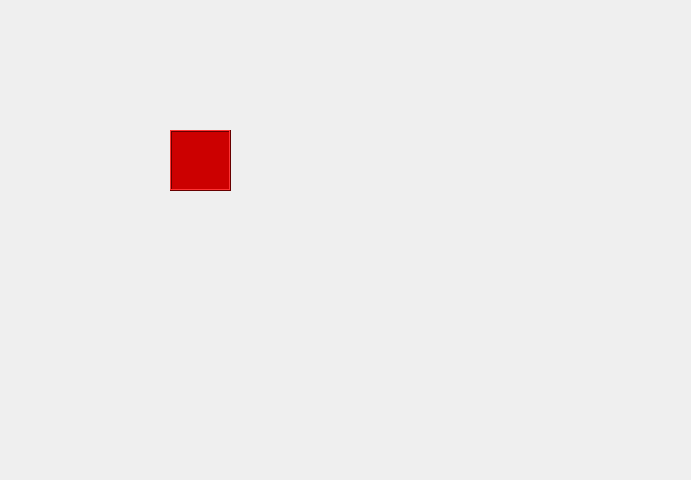
<?xml version="1.0" encoding="UTF-8"?>
<ui version="4.0">
 <class>Dialog</class>
 <widget class="QDialog" name="Dialog">
  <property name="geometry">
   <rect>
    <x>0</x>
    <y>0</y>
    <width>691</width>
    <height>480</height>
   </rect>
  </property>
  <property name="windowTitle">
   <string>鼠标事件测试</string>
  </property>
  <widget class="QLabel" name="label">
   <property name="geometry">
    <rect>
     <x>170</x>
     <y>130</y>
     <width>61</width>
     <height>61</height>
    </rect>
   </property>
   <property name="palette">
    <palette>
     <active>
      <colorrole role="WindowText">
       <brush brushstyle="SolidPattern">
        <color alpha="255">
         <red>0</red>
         <green>0</green>
         <blue>0</blue>
        </color>
       </brush>
      </colorrole>
      <colorrole role="Button">
       <brush brushstyle="SolidPattern">
        <color alpha="255">
         <red>204</red>
         <green>0</green>
         <blue>0</blue>
        </color>
       </brush>
      </colorrole>
      <colorrole role="Light">
       <brush brushstyle="SolidPattern">
        <color alpha="255">
         <red>255</red>
         <green>51</green>
         <blue>51</blue>
        </color>
       </brush>
      </colorrole>
      <colorrole role="Midlight">
       <brush brushstyle="SolidPattern">
        <color alpha="255">
         <red>229</red>
         <green>25</green>
         <blue>25</blue>
        </color>
       </brush>
      </colorrole>
      <colorrole role="Dark">
       <brush brushstyle="SolidPattern">
        <color alpha="255">
         <red>102</red>
         <green>0</green>
         <blue>0</blue>
        </color>
       </brush>
      </colorrole>
      <colorrole role="Mid">
       <brush brushstyle="SolidPattern">
        <color alpha="255">
         <red>136</red>
         <green>0</green>
         <blue>0</blue>
        </color>
       </brush>
      </colorrole>
      <colorrole role="Text">
       <brush brushstyle="SolidPattern">
        <color alpha="255">
         <red>0</red>
         <green>0</green>
         <blue>0</blue>
        </color>
       </brush>
      </colorrole>
      <colorrole role="BrightText">
       <brush brushstyle="SolidPattern">
        <color alpha="255">
         <red>255</red>
         <green>255</green>
         <blue>255</blue>
        </color>
       </brush>
      </colorrole>
      <colorrole role="ButtonText">
       <brush brushstyle="SolidPattern">
        <color alpha="255">
         <red>0</red>
         <green>0</green>
         <blue>0</blue>
        </color>
       </brush>
      </colorrole>
      <colorrole role="Base">
       <brush brushstyle="SolidPattern">
        <color alpha="255">
         <red>255</red>
         <green>255</green>
         <blue>255</blue>
        </color>
       </brush>
      </colorrole>
      <colorrole role="Window">
       <brush brushstyle="SolidPattern">
        <color alpha="255">
         <red>204</red>
         <green>0</green>
         <blue>0</blue>
        </color>
       </brush>
      </colorrole>
      <colorrole role="Shadow">
       <brush brushstyle="SolidPattern">
        <color alpha="255">
         <red>0</red>
         <green>0</green>
         <blue>0</blue>
        </color>
       </brush>
      </colorrole>
      <colorrole role="AlternateBase">
       <brush brushstyle="SolidPattern">
        <color alpha="255">
         <red>229</red>
         <green>127</green>
         <blue>127</blue>
        </color>
       </brush>
      </colorrole>
      <colorrole role="ToolTipBase">
       <brush brushstyle="SolidPattern">
        <color alpha="255">
         <red>255</red>
         <green>255</green>
         <blue>220</blue>
        </color>
       </brush>
      </colorrole>
      <colorrole role="ToolTipText">
       <brush brushstyle="SolidPattern">
        <color alpha="255">
         <red>0</red>
         <green>0</green>
         <blue>0</blue>
        </color>
       </brush>
      </colorrole>
      <colorrole role="PlaceholderText">
       <brush brushstyle="SolidPattern">
        <color alpha="128">
         <red>0</red>
         <green>0</green>
         <blue>0</blue>
        </color>
       </brush>
      </colorrole>
     </active>
     <inactive>
      <colorrole role="WindowText">
       <brush brushstyle="SolidPattern">
        <color alpha="255">
         <red>0</red>
         <green>0</green>
         <blue>0</blue>
        </color>
       </brush>
      </colorrole>
      <colorrole role="Button">
       <brush brushstyle="SolidPattern">
        <color alpha="255">
         <red>204</red>
         <green>0</green>
         <blue>0</blue>
        </color>
       </brush>
      </colorrole>
      <colorrole role="Light">
       <brush brushstyle="SolidPattern">
        <color alpha="255">
         <red>255</red>
         <green>51</green>
         <blue>51</blue>
        </color>
       </brush>
      </colorrole>
      <colorrole role="Midlight">
       <brush brushstyle="SolidPattern">
        <color alpha="255">
         <red>229</red>
         <green>25</green>
         <blue>25</blue>
        </color>
       </brush>
      </colorrole>
      <colorrole role="Dark">
       <brush brushstyle="SolidPattern">
        <color alpha="255">
         <red>102</red>
         <green>0</green>
         <blue>0</blue>
        </color>
       </brush>
      </colorrole>
      <colorrole role="Mid">
       <brush brushstyle="SolidPattern">
        <color alpha="255">
         <red>136</red>
         <green>0</green>
         <blue>0</blue>
        </color>
       </brush>
      </colorrole>
      <colorrole role="Text">
       <brush brushstyle="SolidPattern">
        <color alpha="255">
         <red>0</red>
         <green>0</green>
         <blue>0</blue>
        </color>
       </brush>
      </colorrole>
      <colorrole role="BrightText">
       <brush brushstyle="SolidPattern">
        <color alpha="255">
         <red>255</red>
         <green>255</green>
         <blue>255</blue>
        </color>
       </brush>
      </colorrole>
      <colorrole role="ButtonText">
       <brush brushstyle="SolidPattern">
        <color alpha="255">
         <red>0</red>
         <green>0</green>
         <blue>0</blue>
        </color>
       </brush>
      </colorrole>
      <colorrole role="Base">
       <brush brushstyle="SolidPattern">
        <color alpha="255">
         <red>255</red>
         <green>255</green>
         <blue>255</blue>
        </color>
       </brush>
      </colorrole>
      <colorrole role="Window">
       <brush brushstyle="SolidPattern">
        <color alpha="255">
         <red>204</red>
         <green>0</green>
         <blue>0</blue>
        </color>
       </brush>
      </colorrole>
      <colorrole role="Shadow">
       <brush brushstyle="SolidPattern">
        <color alpha="255">
         <red>0</red>
         <green>0</green>
         <blue>0</blue>
        </color>
       </brush>
      </colorrole>
      <colorrole role="AlternateBase">
       <brush brushstyle="SolidPattern">
        <color alpha="255">
         <red>229</red>
         <green>127</green>
         <blue>127</blue>
        </color>
       </brush>
      </colorrole>
      <colorrole role="ToolTipBase">
       <brush brushstyle="SolidPattern">
        <color alpha="255">
         <red>255</red>
         <green>255</green>
         <blue>220</blue>
        </color>
       </brush>
      </colorrole>
      <colorrole role="ToolTipText">
       <brush brushstyle="SolidPattern">
        <color alpha="255">
         <red>0</red>
         <green>0</green>
         <blue>0</blue>
        </color>
       </brush>
      </colorrole>
      <colorrole role="PlaceholderText">
       <brush brushstyle="SolidPattern">
        <color alpha="128">
         <red>0</red>
         <green>0</green>
         <blue>0</blue>
        </color>
       </brush>
      </colorrole>
     </inactive>
     <disabled>
      <colorrole role="WindowText">
       <brush brushstyle="SolidPattern">
        <color alpha="255">
         <red>102</red>
         <green>0</green>
         <blue>0</blue>
        </color>
       </brush>
      </colorrole>
      <colorrole role="Button">
       <brush brushstyle="SolidPattern">
        <color alpha="255">
         <red>204</red>
         <green>0</green>
         <blue>0</blue>
        </color>
       </brush>
      </colorrole>
      <colorrole role="Light">
       <brush brushstyle="SolidPattern">
        <color alpha="255">
         <red>255</red>
         <green>51</green>
         <blue>51</blue>
        </color>
       </brush>
      </colorrole>
      <colorrole role="Midlight">
       <brush brushstyle="SolidPattern">
        <color alpha="255">
         <red>229</red>
         <green>25</green>
         <blue>25</blue>
        </color>
       </brush>
      </colorrole>
      <colorrole role="Dark">
       <brush brushstyle="SolidPattern">
        <color alpha="255">
         <red>102</red>
         <green>0</green>
         <blue>0</blue>
        </color>
       </brush>
      </colorrole>
      <colorrole role="Mid">
       <brush brushstyle="SolidPattern">
        <color alpha="255">
         <red>136</red>
         <green>0</green>
         <blue>0</blue>
        </color>
       </brush>
      </colorrole>
      <colorrole role="Text">
       <brush brushstyle="SolidPattern">
        <color alpha="255">
         <red>102</red>
         <green>0</green>
         <blue>0</blue>
        </color>
       </brush>
      </colorrole>
      <colorrole role="BrightText">
       <brush brushstyle="SolidPattern">
        <color alpha="255">
         <red>255</red>
         <green>255</green>
         <blue>255</blue>
        </color>
       </brush>
      </colorrole>
      <colorrole role="ButtonText">
       <brush brushstyle="SolidPattern">
        <color alpha="255">
         <red>102</red>
         <green>0</green>
         <blue>0</blue>
        </color>
       </brush>
      </colorrole>
      <colorrole role="Base">
       <brush brushstyle="SolidPattern">
        <color alpha="255">
         <red>204</red>
         <green>0</green>
         <blue>0</blue>
        </color>
       </brush>
      </colorrole>
      <colorrole role="Window">
       <brush brushstyle="SolidPattern">
        <color alpha="255">
         <red>204</red>
         <green>0</green>
         <blue>0</blue>
        </color>
       </brush>
      </colorrole>
      <colorrole role="Shadow">
       <brush brushstyle="SolidPattern">
        <color alpha="255">
         <red>0</red>
         <green>0</green>
         <blue>0</blue>
        </color>
       </brush>
      </colorrole>
      <colorrole role="AlternateBase">
       <brush brushstyle="SolidPattern">
        <color alpha="255">
         <red>204</red>
         <green>0</green>
         <blue>0</blue>
        </color>
       </brush>
      </colorrole>
      <colorrole role="ToolTipBase">
       <brush brushstyle="SolidPattern">
        <color alpha="255">
         <red>255</red>
         <green>255</green>
         <blue>220</blue>
        </color>
       </brush>
      </colorrole>
      <colorrole role="ToolTipText">
       <brush brushstyle="SolidPattern">
        <color alpha="255">
         <red>0</red>
         <green>0</green>
         <blue>0</blue>
        </color>
       </brush>
      </colorrole>
      <colorrole role="PlaceholderText">
       <brush brushstyle="SolidPattern">
        <color alpha="128">
         <red>0</red>
         <green>0</green>
         <blue>0</blue>
        </color>
       </brush>
      </colorrole>
     </disabled>
    </palette>
   </property>
   <property name="autoFillBackground">
    <bool>true</bool>
   </property>
   <property name="frameShape">
    <enum>QFrame::Box</enum>
   </property>
   <property name="frameShadow">
    <enum>QFrame::Raised</enum>
   </property>
   <property name="text">
    <string/>
   </property>
  </widget>
 </widget>
 <resources/>
 <connections/>
</ui>
